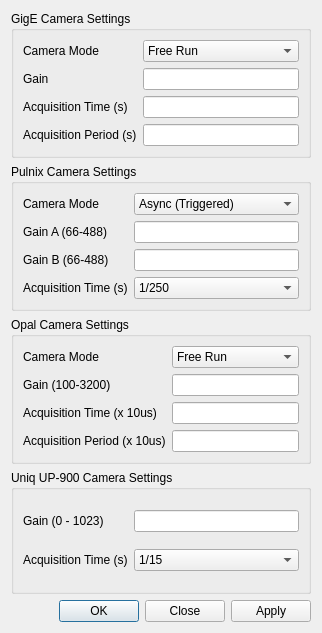
<?xml version="1.0" encoding="UTF-8"?>
<ui version="4.0">
 <class>Dialog</class>
 <widget class="QDialog" name="Dialog">
  <property name="geometry">
   <rect>
    <x>0</x>
    <y>0</y>
    <width>318</width>
    <height>633</height>
   </rect>
  </property>
  <property name="windowTitle">
   <string>Dialog</string>
  </property>
  <layout class="QVBoxLayout" name="verticalLayout">
   <item>
    <widget class="QGroupBox" name="gigeBox">
     <property name="sizePolicy">
      <sizepolicy hsizetype="Fixed" vsizetype="Preferred">
       <horstretch>0</horstretch>
       <verstretch>0</verstretch>
      </sizepolicy>
     </property>
     <property name="minimumSize">
      <size>
       <width>300</width>
       <height>0</height>
      </size>
     </property>
     <property name="maximumSize">
      <size>
       <width>300</width>
       <height>16777215</height>
      </size>
     </property>
     <property name="title">
      <string>GigE Camera Settings</string>
     </property>
     <layout class="QGridLayout" name="gridLayout">
      <item row="0" column="0">
       <widget class="QLabel" name="cmlabelG">
        <property name="text">
         <string>Camera Mode</string>
        </property>
       </widget>
      </item>
      <item row="0" column="2">
       <widget class="QComboBox" name="cameramodeG">
        <item>
         <property name="text">
          <string>Free Run</string>
         </property>
        </item>
        <item>
         <property name="text">
          <string>Sync In 1</string>
         </property>
        </item>
        <item>
         <property name="text">
          <string>Sync In 2</string>
         </property>
        </item>
        <item>
         <property name="text">
          <string>Sync In 3</string>
         </property>
        </item>
        <item>
         <property name="text">
          <string>Sync In 4</string>
         </property>
        </item>
        <item>
         <property name="text">
          <string>Fixed Rate</string>
         </property>
        </item>
        <item>
         <property name="text">
          <string>Software</string>
         </property>
        </item>
       </widget>
      </item>
      <item row="1" column="0">
       <widget class="QLabel" name="gainlabel">
        <property name="text">
         <string>Gain</string>
        </property>
       </widget>
      </item>
      <item row="1" column="2">
       <widget class="QLineEdit" name="gainG"/>
      </item>
      <item row="2" column="0" colspan="2">
       <widget class="QLabel" name="label_5">
        <property name="text">
         <string>Acquisition Time (s)</string>
        </property>
       </widget>
      </item>
      <item row="2" column="2">
       <widget class="QLineEdit" name="timeG"/>
      </item>
      <item row="3" column="0" colspan="2">
       <widget class="QLabel" name="label_6">
        <property name="text">
         <string>Acquisition Period (s)</string>
        </property>
       </widget>
      </item>
      <item row="3" column="2">
       <widget class="QLineEdit" name="periodG"/>
      </item>
     </layout>
    </widget>
   </item>
   <item>
    <widget class="QGroupBox" name="pulnixBox">
     <property name="sizePolicy">
      <sizepolicy hsizetype="Fixed" vsizetype="Preferred">
       <horstretch>30</horstretch>
       <verstretch>0</verstretch>
      </sizepolicy>
     </property>
     <property name="minimumSize">
      <size>
       <width>300</width>
       <height>0</height>
      </size>
     </property>
     <property name="maximumSize">
      <size>
       <width>300</width>
       <height>16777215</height>
      </size>
     </property>
     <property name="title">
      <string>Pulnix Camera Settings</string>
     </property>
     <layout class="QGridLayout" name="gridLayout_2">
      <item row="0" column="0">
       <widget class="QLabel" name="cmlabelP">
        <property name="text">
         <string>Camera Mode</string>
        </property>
       </widget>
      </item>
      <item row="0" column="2">
       <widget class="QComboBox" name="cameramodeP">
        <item>
         <property name="text">
          <string>Async (Triggered)</string>
         </property>
        </item>
        <item>
         <property name="text">
          <string>Manual (Free Run)</string>
         </property>
        </item>
        <item>
         <property name="text">
          <string>Direct</string>
         </property>
        </item>
       </widget>
      </item>
      <item row="1" column="0" colspan="2">
       <widget class="QLabel" name="gainlabel_2">
        <property name="text">
         <string>Gain A (66-488)</string>
        </property>
       </widget>
      </item>
      <item row="1" column="2">
       <widget class="QLineEdit" name="gainAP"/>
      </item>
      <item row="2" column="0">
       <widget class="QLabel" name="gainlabel_3">
        <property name="text">
         <string>Gain B (66-488)</string>
        </property>
       </widget>
      </item>
      <item row="2" column="2">
       <widget class="QLineEdit" name="gainBP"/>
      </item>
      <item row="3" column="0" colspan="2">
       <widget class="QLabel" name="label_7">
        <property name="text">
         <string>Acquisition Time (s)</string>
        </property>
       </widget>
      </item>
      <item row="3" column="2">
       <widget class="QComboBox" name="timeP">
        <item>
         <property name="text">
          <string>1/250</string>
         </property>
        </item>
        <item>
         <property name="text">
          <string>1/500</string>
         </property>
        </item>
        <item>
         <property name="text">
          <string>1/1000</string>
         </property>
        </item>
        <item>
         <property name="text">
          <string>1/2000</string>
         </property>
        </item>
        <item>
         <property name="text">
          <string>1/4000</string>
         </property>
        </item>
        <item>
         <property name="text">
          <string>1/8000</string>
         </property>
        </item>
        <item>
         <property name="text">
          <string>1/16000</string>
         </property>
        </item>
        <item>
         <property name="text">
          <string>1/32000</string>
         </property>
        </item>
        <item>
         <property name="text">
          <string>1/64000</string>
         </property>
        </item>
        <item>
         <property name="text">
          <string>Pulse</string>
         </property>
        </item>
       </widget>
      </item>
     </layout>
    </widget>
   </item>
   <item>
    <widget class="QGroupBox" name="opalBox">
     <property name="sizePolicy">
      <sizepolicy hsizetype="Fixed" vsizetype="Preferred">
       <horstretch>0</horstretch>
       <verstretch>0</verstretch>
      </sizepolicy>
     </property>
     <property name="minimumSize">
      <size>
       <width>300</width>
       <height>0</height>
      </size>
     </property>
     <property name="maximumSize">
      <size>
       <width>300</width>
       <height>16777215</height>
      </size>
     </property>
     <property name="title">
      <string>Opal Camera Settings</string>
     </property>
     <layout class="QGridLayout" name="gridLayout_3">
      <item row="0" column="0">
       <widget class="QLabel" name="cmlabelO">
        <property name="text">
         <string>Camera Mode</string>
        </property>
       </widget>
      </item>
      <item row="0" column="3">
       <widget class="QComboBox" name="cameramodeO">
        <item>
         <property name="text">
          <string>Free Run</string>
         </property>
        </item>
        <item>
         <property name="text">
          <string>Normal (Triggered)</string>
         </property>
        </item>
       </widget>
      </item>
      <item row="1" column="0" colspan="2">
       <widget class="QLabel" name="gainlabel_4">
        <property name="text">
         <string>Gain (100-3200)</string>
        </property>
       </widget>
      </item>
      <item row="1" column="3">
       <widget class="QLineEdit" name="gainO"/>
      </item>
      <item row="2" column="0" colspan="2">
       <widget class="QLabel" name="label_10">
        <property name="text">
         <string>Acquisition Time (x 10us)</string>
        </property>
       </widget>
      </item>
      <item row="2" column="3">
       <widget class="QLineEdit" name="timeO"/>
      </item>
      <item row="3" column="0" colspan="3">
       <widget class="QLabel" name="label_9">
        <property name="text">
         <string>Acquisition Period (x 10us)</string>
        </property>
       </widget>
      </item>
      <item row="3" column="3">
       <widget class="QLineEdit" name="periodO"/>
      </item>
     </layout>
    </widget>
   </item>
   <item>
    <widget class="QGroupBox" name="up900Box">
     <property name="sizePolicy">
      <sizepolicy hsizetype="Fixed" vsizetype="Preferred">
       <horstretch>0</horstretch>
       <verstretch>0</verstretch>
      </sizepolicy>
     </property>
     <property name="minimumSize">
      <size>
       <width>300</width>
       <height>0</height>
      </size>
     </property>
     <property name="maximumSize">
      <size>
       <width>300</width>
       <height>16777215</height>
      </size>
     </property>
     <property name="title">
      <string>Uniq UP-900 Camera Settings</string>
     </property>
     <layout class="QGridLayout" name="gridLayout_4">
      <item row="0" column="0">
       <widget class="QLabel" name="gainlabel_5">
        <property name="text">
         <string>Gain (0 - 1023)</string>
        </property>
       </widget>
      </item>
      <item row="0" column="1">
       <widget class="QLineEdit" name="gainU"/>
      </item>
      <item row="1" column="0">
       <widget class="QLabel" name="label_8">
        <property name="text">
         <string>Acquisition Time (s)</string>
        </property>
       </widget>
      </item>
      <item row="1" column="1">
       <widget class="QComboBox" name="timeU">
        <item>
         <property name="text">
          <string>1/15</string>
         </property>
        </item>
        <item>
         <property name="text">
          <string>1/30</string>
         </property>
        </item>
        <item>
         <property name="text">
          <string>1/60</string>
         </property>
        </item>
        <item>
         <property name="text">
          <string>1/125</string>
         </property>
        </item>
        <item>
         <property name="text">
          <string>1/250</string>
         </property>
        </item>
        <item>
         <property name="text">
          <string>1/500</string>
         </property>
        </item>
        <item>
         <property name="text">
          <string>1/1000</string>
         </property>
        </item>
        <item>
         <property name="text">
          <string>1/2000</string>
         </property>
        </item>
        <item>
         <property name="text">
          <string>1/3000</string>
         </property>
        </item>
        <item>
         <property name="text">
          <string>1/4000</string>
         </property>
        </item>
        <item>
         <property name="text">
          <string>1/5000</string>
         </property>
        </item>
        <item>
         <property name="text">
          <string>1/6000</string>
         </property>
        </item>
        <item>
         <property name="text">
          <string>1/7500</string>
         </property>
        </item>
        <item>
         <property name="text">
          <string>1/10000</string>
         </property>
        </item>
        <item>
         <property name="text">
          <string>1/15000</string>
         </property>
        </item>
        <item>
         <property name="text">
          <string>1/31000</string>
         </property>
        </item>
       </widget>
      </item>
     </layout>
    </widget>
   </item>
   <item>
    <widget class="QDialogButtonBox" name="buttonBox">
     <property name="orientation">
      <enum>Qt::Horizontal</enum>
     </property>
     <property name="standardButtons">
      <set>QDialogButtonBox::Apply|QDialogButtonBox::Close|QDialogButtonBox::Ok</set>
     </property>
    </widget>
   </item>
  </layout>
 </widget>
 <resources/>
 <connections>
  <connection>
   <sender>buttonBox</sender>
   <signal>accepted()</signal>
   <receiver>Dialog</receiver>
   <slot>accept()</slot>
   <hints>
    <hint type="sourcelabel">
     <x>248</x>
     <y>254</y>
    </hint>
    <hint type="destinationlabel">
     <x>157</x>
     <y>274</y>
    </hint>
   </hints>
  </connection>
  <connection>
   <sender>buttonBox</sender>
   <signal>rejected()</signal>
   <receiver>Dialog</receiver>
   <slot>reject()</slot>
   <hints>
    <hint type="sourcelabel">
     <x>316</x>
     <y>260</y>
    </hint>
    <hint type="destinationlabel">
     <x>286</x>
     <y>274</y>
    </hint>
   </hints>
  </connection>
 </connections>
</ui>
